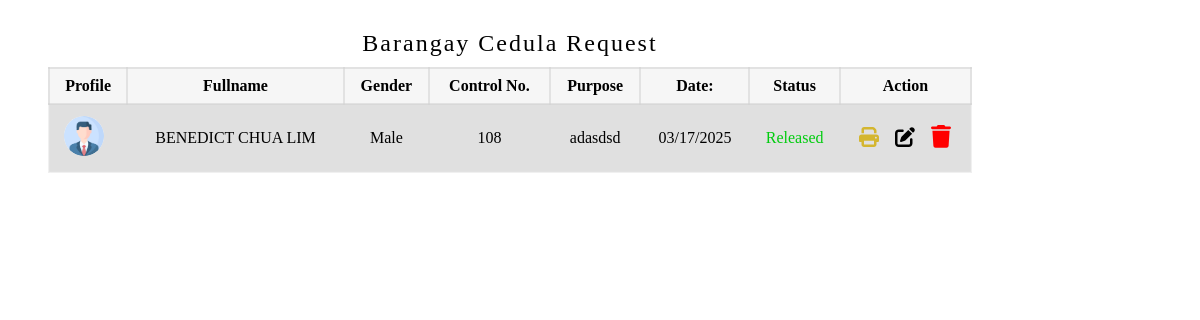
The page /administrator/admin_panel/certificate_folder/cedula.php on the database its author committed.
### tables this page shows
CREATE TABLE `barangay_request` (
  `firstname` varchar(200) NOT NULL,
  `middlename` varchar(200) NOT NULL,
  `lastname` varchar(200) NOT NULL,
  `age` int(200) NOT NULL,
  `request_document` varchar(200) NOT NULL,
  `house_number` varchar(200) NOT NULL,
  `sitio_pook` varchar(200) NOT NULL,
  `birthday` date NOT NULL,
  `place_of_birth` varchar(200) NOT NULL,
  `contact_no` varchar(200) NOT NULL,
  `contact_person` varchar(200) NOT NULL,
  `contact_no_contact_person` varchar(200) NOT NULL,
  `live_since_year` varchar(200) NOT NULL,
  `purpose` varchar(200) NOT NULL,
  `status` int(200) NOT NULL,
  `gender` varchar(200) NOT NULL,
  `date_request` date NOT NULL,
  `business_name` varchar(200) NOT NULL,
  `profile` varchar(200) NOT NULL,
  `user_id` int(11) NOT NULL,
  `id` int(11) NOT NULL
);

### administrator/admin_panel/certificate_folder/cedula.php (the view, shortened to what this page needs)
<!DOCTYPE html>
<html lang="en">
<head>
    <link rel="stylesheet" href="/BIS/administrator/admin_panel/certificate_folder/table_doc.css">
</head>
<body>
<?php require("../../../database/conn_db.php");
                $sql = "SELECT DISTINCT * FROM barangay_request WHERE request_document = 'Barangay Cedula' ORDER BY id DESC LIMIT 12";
                $result = $conn->query($sql);
                if ($result->num_rows > 0) {?>
                  <div id = "searchresult">
                <table>
                        <caption>Barangay Cedula Request</caption>
                        <tr>
                            <th>Profile</th>
                            <th>Fullname</th>
                            <th>Gender</th>
                            <th>Control No.</th>
                            <th>Purpose</th>
                            <th>Date:</th>
                            <th>Status</th>
                            <th>Action</th>
                        </tr>
                        <?php
                             while($row = $result->fetch_assoc()) {
                                $id = $row['id'];
                                $firstname = $row["firstname"];
                                $lastname = $row["lastname"];
                                $middlename = $row["middlename"];
                                $purpose = $row["purpose"];
                                $gender = $row["gender"];
                                $profile = $row["profile"];
                                $date_request = $row["date_request"];
                                ?>
                                 <tr class = "table_hover">
                                 <td class = "img"><img src="/BIS/asset/image/user_profile/<?php echo $profile; ?>" alt="" width = 500/></td>
                                    <td><?php echo $firstname ." ". $middlename ." ". $lastname; ?></td>
                                    <td><?php echo $gender; ?></td>
                                    <td><?php echo $id; ?></td>
                                    <td><?php echo $purpose; ?></td>
                                    <td><?php echo  date('m/d/Y',strtotime($date_request));?></td>
                                    <td  style = 'color:blue;'>
                                        <?php
                                            $satus_document =  $row['status'] ;
                                            if ($satus_document == 0){
                                                echo "<p style = 'color:#00572060;'>No data</p>";
                                            }
                                            else if ($satus_document == 1){
                                                echo "<p style = 'color:red;'>Pending</p>";
                                            }
                                            else if ($satus_document == 2){
                                                echo "<p style = 'color:orange;'>Processing</p>";
                                            }
                                            else if ($satus_document == 3){
                                                echo "<p style = 'color:blue;'>Ready to Pick-up</p>";
                                            }
                                            else if ($satus_document == 4){
                                                echo "<p style = 'color:#00cc0e;'>Released</p>";
                                            }
                                            else if ($satus_document == 5){
                                                echo "<p style = 'color:red;'>Invalid Purpose</p>";
                                            }
                                        ?>
                                    </td>
                                    <td>
                                        <div id="form_up_del_official">
                                            <button  id = "barangay_print" class = "print_btn" data-id= <?php echo $row ["id"] ?> ></button>
                                            <button id = "edit_list" class = "edit_btn_manage" data-id= <?php echo $row ["id"] ?>></button>
                                            <button id = "delete_official_btn" class = "delete_btn_id" data-id= <?php echo $row ["id"] ?>></button>
                                        </div>
                                        </td>
                                </tr>
                                <?php
                            }
                        ?>
                </table>
                        </div>
                <?php
                }
                ?>
                            <?php include("print.php");?>
                        <?php include("update_req_list.php");?>
                        <?php include("add_request.php");?>
</body>
</html>

### administrator/admin_panel/certificate_folder/table_doc.css (style rules this page uses)
table { border: 2px solid rgba(228, 228, 228, 0.39); margin-left:40px; margin-top: 20px; background-color: rgba(226, 226, 226, 0.322); width: 77vw; border-collapse: collapse; transition: all 0.5s ease; border-radius:4px; font-family: "sub_text"; text-align: center; color: var(--1st-text-color); overflow-x: scroll; }
table .img img { height: 40px; width: 40px; border-radius: 20px; border: 1px solid var(--btn-color); margin-left: -10px; }
table td { padding: 8px; }
table th { border: 2px solid rgba(211, 211, 211, 0.562); padding: 8px; }
table tr:nth-child(even) { background-color: #a7a5a548; }
caption { font-size: 2vw; letter-spacing: 2px; background-color: var(--2nd-bg-color); padding-bottom: 10px; padding-top: 10px; color: var(--bg-color); border-radius: 4px; }
#delete_official_btn { color: rgba(255, 0, 0, 0.342); }
#form_up_del_official { display: flex; justify-content:space-evenly ; align-items: center; }
#edit_list { color: var(--bg-color); cursor: pointer; padding: 3px 5px 3px 5px; background-color: transparent; border-radius: 4px; font-size: 0.9rem; outline: none; border: none; }
#edit_list svg { width: 20px; fill: var(--other-color); }
#barangay_print { color: var(--bg-color); cursor: pointer; padding: 3px 5px 3px 5px; background-color: transparent; border-radius: 4px; font-size: 0.9rem; outline: none; border: none; }
#barangay_print svg { width: 20px; fill: #d4b62f; }
#delete_official_btn { color: var(--bg-color); cursor: pointer; padding: 3px 5px 3px 5px; background-color: transparent; border-radius: 4px; border: 1px solid rgb(197, 197, 197); outline: none; border: none; font-size: 0.9rem; }
#delete_official_btn svg { width: 20px; fill: red; }

### rows shown on the page
barangay_request: profile (picture), firstname "BENEDICT", middlename "CHUA", lastname "LIM", gender "Male", id "108", purpose "adasdsd", date_request "03/17/2025", status "Released"
